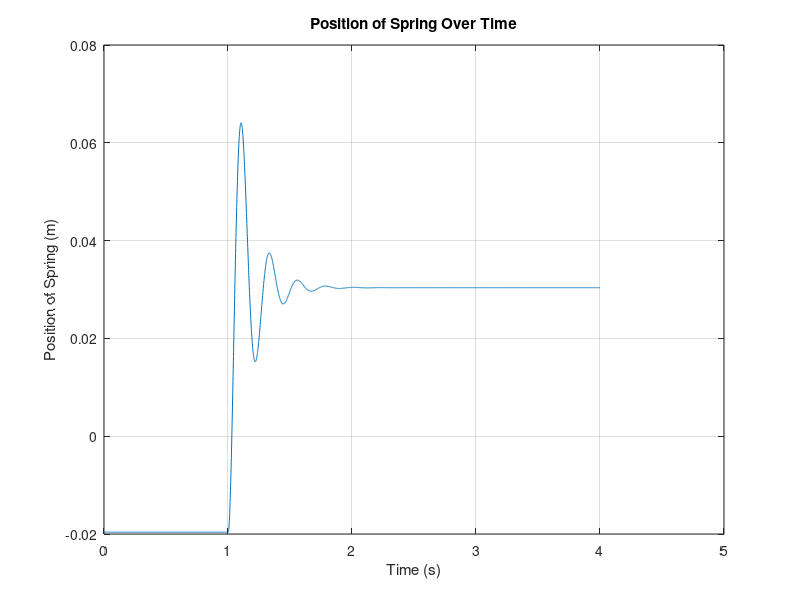
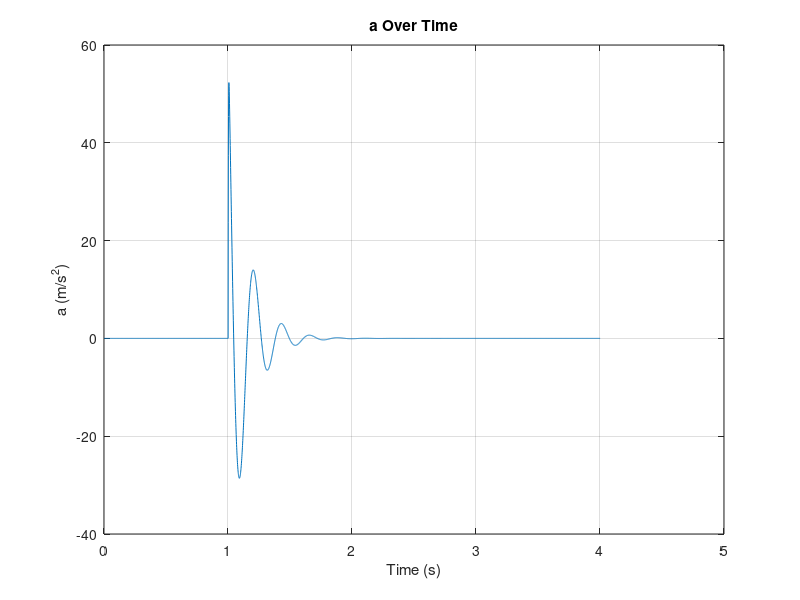

MATLAB code to generate these figures, in order:

% 慣性設定
g = 9.81;% 重力量
ms = 310/4;% 車重
mu = 15-4;% 簧下

% 彈簧設定
ks = 70000;
kt = 99000;
c = 4000;

vs = 0;
vu = 0;


% 初始設定
Fu_i = -(ms+mu)*g; % 簧下力
Fs_i = -ms*g; % 簧上力

zu = Fu_i / kt; % 簧下壓縮
zs = zu + (Fs_i/ ks); % 簧上位移

zr = 0;

dt = 0.001;
t = 0;

as_list = [];
zs_list = [];
t_list = [];



for i = 1:dt:5

    if t > 1
        zr = 0.05;
    else
        zr = 0;
    end

    Fs = ks*(zu-zs);
    Fd = c*(vu-vs);
    Ft = kt*(zr-zu);

    as = (-ms*g+Fs+Fd)/ms;
    au = (-mu*g-Fs-Fd+Ft)/mu;


    t = t + dt;  % Increment time
    
    % Update velocities and positions
    vs = vs + as * dt;  % Update speed of the spring
    vu = vu + au * dt;  % Update speed of the upper mass
    zs = zs + vs * dt;  % Update position of the spring
    zu = zu + vu * dt;  % Update position of the upper mass
    
    % update list
    as_list(end+1) = as;  % Append current acceleration of the spring to the list
    zs_list(end+1) = zs;  % Append current position of the spring to the list
    t_list(end+1) = t;

end

figure
plot(t_list, zs_list);
xlabel('Time (s)');
ylabel('Position of Spring (m)');
title('Position of Spring Over Time');
grid on;

figure
plot(t_list, as_list);
xlabel('Time (s)');
ylabel('a (m/s^2)');
title('a Over Time');
grid on;

% Calculate and display the maximum position and acceleration
maxZs = max(zs_list);
maxAs = max(as_list);

disp(['Maximum Position of Spring: ', num2str(maxZs), ' m']);
disp(['Maximum Acceleration: ', num2str(maxAs), ' m/s^2']);
